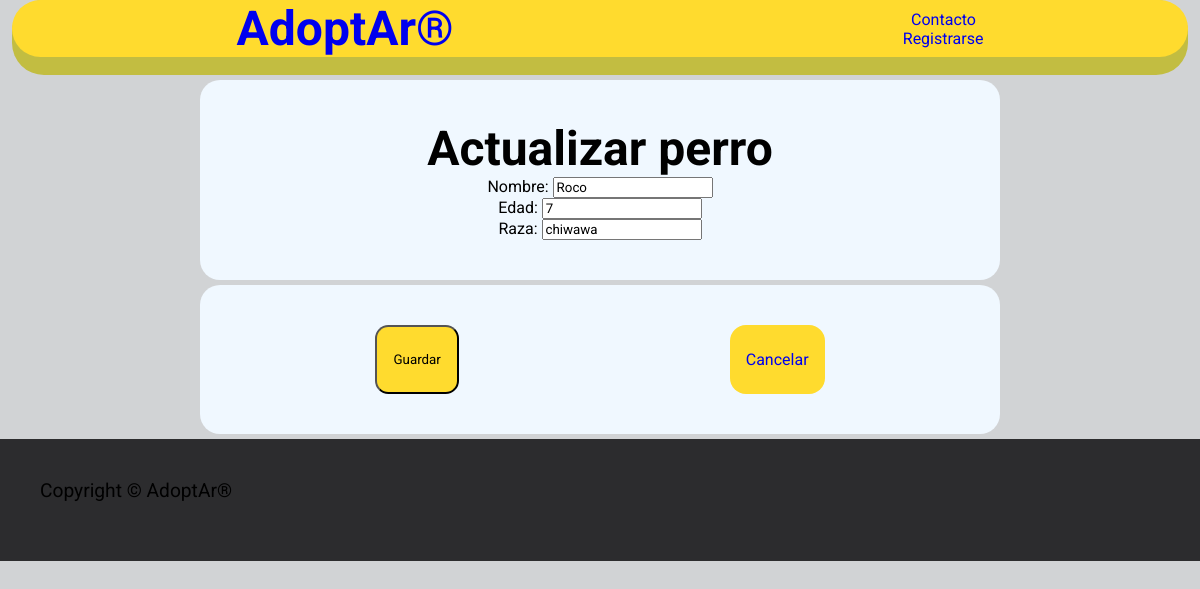
/perro/4/update/, run on the app's committed database.
### Perro/models.py (models this page shows, shortened)
class Perro(models.Model):
    nombre = models.CharField(max_length=20, null=True, blank=True)
    edad = models.IntegerField(null=True, blank=True)
    raza = models.CharField(max_length=20, null=True, blank=True)
    estado = models.BooleanField(default=True)

### Perro/views.py (the view)
# urls.py: path('<int:pk>/update/', PerroUpdate.as_view(), name='updateperro'),
class PerroUpdate(UpdateView,LoginRequiredMixin):
    model = Perro
    template_name = 'perro_form.html'
    fields = ['nombre','edad','raza']
    success_url = reverse_lazy('perrolist')

### Perro/templates/perro_form.html (shortened to what this page needs)
{% extends 'base.html' %}
{% block content %}
 <section>
    <h3>
        {% if perro %}Actualizar{% else %}Crear{% endif %}
        perro
    </h3>
    <form method="post">
        {{ form.as_div }}
    </section>
    <section class="btn-redirect">
        <button class="adopt-btn" type="submit">Guardar</button>
        <a class="adopt-btn" href="{% url 'perrolist' %}" class="button">Cancelar</a>
    </section>
{% endblock %}

### User/static/css/styles.css (style rules this page uses)
* { margin: 0; padding: o; font-family: 'Roboto', sans-serif; text-decoration: none; }
body { font-family: "Roboto", sans-serif; background-color: rgb(209, 211, 213); }
section { width: 60%; margin-left: auto; margin-right: auto; background-color: aliceblue; padding: 40px; margin-top: 5px; border-color: rgb(212, 218, 224); border-radius: 20px; }
h3 { font-size: 3em; }
.btn-redirect { display: flex; justify-content: space-around; }
.adopt-btn { background-color: rgba(255,219,46,255); padding: 25px 16px; border-radius: 1em; }

### data on the page
Perro: nombre "Roco", edad "7", raza "chiwawa"
